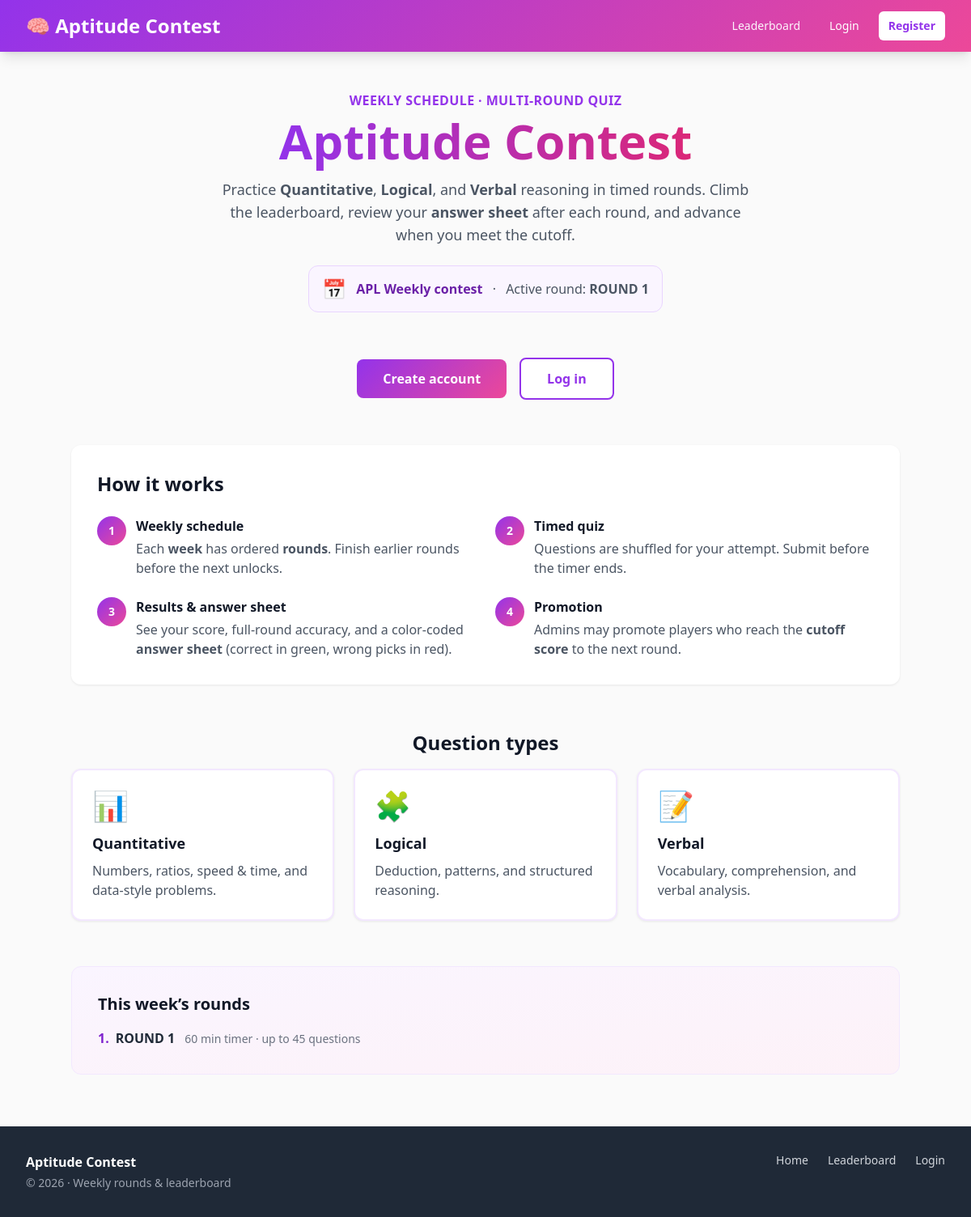
The page / on the database its author committed.
### contest/models.py (models this page shows, shortened)
class Week(models.Model):
    title = models.CharField(max_length=100, unique=True)
    start_date = models.DateField()
    end_date = models.DateField()
    is_active = models.BooleanField(default=False)
    class Meta:
        ordering = ["-start_date"]
        verbose_name = "Week"
        verbose_name_plural = "Weeks (schedule)"

class Round(models.Model):
    week = models.ForeignKey(Week, on_delete=models.CASCADE, related_name="rounds")
    round_name = models.CharField(max_length=100)
    order_number = models.PositiveIntegerField(default=1)
    is_active = models.BooleanField(default=False)
    duration_seconds = models.PositiveIntegerField(
        default=1800,
        help_text="Quiz timer for this round (seconds). Default 1800 = 30 minutes.",
    )
    total_questions = models.PositiveIntegerField(
        default=30,
        help_text="Max number of questions to show in this round (picks first N by order).",
    )
    promotion_cutoff_score = models.PositiveIntegerField(
        null=True,
        blank=True,
        help_text=(
            "Minimum total score on this round to qualify for the next round. "
            "Admin uses this for promotion (list action + button). Leave empty to disable."
        ),
    )
    class Meta:
        ordering = ["week", "order_number", "id"]
        unique_together = [("week", "order_number"), ("week", "round_name")]
        verbose_name = "Round"
        verbose_name_plural = "Rounds (all weeks)"

### contest/views.py (the view)
# urls.py: path('', views.home, name='home'),
def home(request):
    active_week = get_active_week()
    active_round = get_active_round_for_week(active_week)
    rounds_preview = []
    if active_week:
        rounds_preview = list(
            active_week.rounds.order_by("order_number", "id").values(
                "round_name", "order_number", "duration_seconds", "total_questions"
            )[:12]
        )
    return render(
        request,
        "home.html",
        {
            "active_week": active_week,
            "active_round": active_round,
            "rounds_preview": rounds_preview,
        },
    )

### contest/templatetags/contest_extras.py (called while the page is built)
@register.filter(name="duration_fmt")
def duration_fmt(value):
    return format_duration_seconds(value)

### contest/time_display.py (called while the page is built, shortened)
def format_duration_seconds(seconds) -> str:
    try:
        s = int(seconds)
    except (TypeError, ValueError):
        return "—"
    s = max(0, s)
    if s < 60:
        return f"{s} sec" if s != 1 else "1 sec"
    m_total, sec = divmod(s, 60)
    if m_total < 120:
        if sec:
            return f"{m_total} min {sec} sec"
        return f"{m_total} min" if m_total != 1 else "1 min"

### contest/views.py (called while the page is built)
def get_active_week():
    return Week.objects.filter(is_active=True).first()

def get_active_round_for_week(week):
    if not week:
        return None
    return week.rounds.filter(is_active=True).order_by("order_number").first()

### templates/home.html (shortened to what this page needs)
{% extends 'base.html' %}
{% load contest_extras %}
{% block content %}
<div class="w-full max-w-5xl mx-auto min-w-0 space-y-10 sm:space-y-14 pb-8">
    <section class="text-center px-1 sm:px-0 pt-2 sm:pt-4">
        <p class="text-sm sm:text-base font-semibold text-purple-600 uppercase tracking-wide mb-2">
            Weekly schedule · Multi-round quiz
        </p>
        <h1 class="text-3xl sm:text-4xl md:text-5xl lg:text-6xl font-extrabold leading-tight mb-4">
            <span class="bg-gradient-to-r from-purple-600 to-pink-600 bg-clip-text text-transparent">
            </span>
        </h1>
        <p class="text-base sm:text-lg text-gray-600 max-w-2xl mx-auto mb-6">
            Practice <strong>Quantitative</strong>, <strong>Logical</strong>, and <strong>Verbal</strong> reasoning in timed rounds.
            Climb the leaderboard, review your <strong>answer sheet</strong> after each round, and advance when you meet the cutoff.
        </p>
        {% if active_week %}
        <div class="inline-flex flex-col sm:flex-row sm:items-center gap-2 sm:gap-3 px-4 py-3 rounded-xl bg-purple-50 border border-purple-200 text-left sm:text-center max-w-lg mx-auto">
            <span class="text-2xl" aria-hidden="true">📅</span>
            <div class="text-sm sm:text-base text-gray-800">
                <span class="font-bold text-purple-800">{{ active_week.title }}</span>
                {% if active_round %}
                <span class="block sm:inline sm:before:content-['·'] sm:before:mx-2 text-gray-600">
                    Active round: <strong>{{ active_round.round_name }}</strong>
                </span>
                {% else %}
                <span class="block sm:inline text-amber-700 text-sm mt-1 sm:mt-0">Waiting for admin to activate a round.</span>
                {% endif %}
            </div>
        </div>
        {% else %}
        <p class="text-sm text-amber-800 bg-amber-50 border border-amber-200 rounded-lg px-4 py-3 max-w-md mx-auto">
            No active week right now. Check back after the organizer opens the contest.
        </p>
        {% endif %}
    </section>
    <section class="flex flex-col sm:flex-row flex-wrap justify-center items-stretch sm:items-center gap-3 sm:gap-4 px-2">
        {% if user.is_authenticated %}
            <a href="{% url 'dashboard' %}" class="btn-primary w-full sm:w-auto text-center py-3.5 sm:py-3 min-h-[48px] flex items-center justify-center">
                Open dashboard
            </a>
            <a href="{% url 'leaderboard' %}" class="btn-secondary w-full sm:w-auto text-center py-3.5 sm:py-3 min-h-[48px] flex items-center justify-center">
                Leaderboard
            </a>
        {% else %}
            <a href="{% url 'register' %}" class="btn-primary w-full sm:w-auto text-center py-3.5 sm:py-3 min-h-[48px] flex items-center justify-center">
                Create account
            </a>
            <a href="{% url 'login' %}" class="btn-secondary w-full sm:w-auto text-center py-3.5 sm:py-3 min-h-[48px] flex items-center justify-center">
                Log in
            </a>
        {% endif %}
    </section>
    <section class="card p-5 sm:p-8">
        <h2 class="text-xl sm:text-2xl font-bold text-gray-900 mb-4 sm:mb-6 text-center sm:text-left">
            How it works
        </h2>
        <ol class="grid gap-4 sm:gap-6 sm:grid-cols-2">
            <li class="flex gap-3">
                <span class="flex-shrink-0 w-9 h-9 rounded-full gradient-purple-pink text-white font-bold flex items-center justify-center text-sm">1</span>
                <div>
                    <h3 class="font-semibold text-gray-900">Weekly schedule</h3>
                    <p class="text-sm sm:text-base text-gray-600 mt-1">Each <strong>week</strong> has ordered <strong>rounds</strong>. Finish earlier rounds before the next unlocks.</p>
                </div>
            </li>
            <li class="flex gap-3">
                <span class="flex-shrink-0 w-9 h-9 rounded-full gradient-purple-pink text-white font-bold flex items-center justify-center text-sm">2</span>
                <div>
                    <h3 class="font-semibold text-gray-900">Timed quiz</h3>
                    <p class="text-sm sm:text-base text-gray-600 mt-1">Questions are shuffled for your attempt. Submit before the timer ends.</p>
                </div>
            </li>
            <li class="flex gap-3">
                <span class="flex-shrink-0 w-9 h-9 rounded-full gradient-purple-pink text-white font-bold flex items-center justify-center text-sm">3</span>
                <div>
                    <h3 class="font-semibold text-gray-900">Results &amp; answer sheet</h3>
                    <p class="text-sm sm:text-base text-gray-600 mt-1">See your score, full-round accuracy, and a color-coded <strong>answer sheet</strong> (correct in green, wrong picks in red).</p>
                </div>
            </li>
            <li class="flex gap-3">
                <span class="flex-shrink-0 w-9 h-9 rounded-full gradient-purple-pink text-white font-bold flex items-center justify-center text-sm">4</span>
                <div>
                    <h3 class="font-semibold text-gray-900">Promotion</h3>
                    <p class="text-sm sm:text-base text-gray-600 mt-1">Admins may promote players who reach the <strong>cutoff score</strong> to the next round.</p>
                </div>
            </li>
        </ol>
    </section>
    <section>
        <h2 class="text-xl sm:text-2xl font-bold text-gray-900 mb-4 text-center">Question types</h2>
        <div class="grid grid-cols-1 sm:grid-cols-3 gap-4 sm:gap-6">
            <div class="card p-5 sm:p-6 border-2 border-purple-100 hover:border-purple-200 transition">
                <div class="text-3xl sm:text-4xl mb-3" aria-hidden="true">📊</div>
                <h3 class="text-lg font-bold text-gray-900 mb-2">Quantitative</h3>
                <p class="text-sm sm:text-base text-gray-600">Numbers, ratios, speed &amp; time, and data-style problems.</p>
            </div>
            <div class="card p-5 sm:p-6 border-2 border-purple-100 hover:border-purple-200 transition">
                <div class="text-3xl sm:text-4xl mb-3" aria-hidden="true">🧩</div>
                <h3 class="text-lg font-bold text-gray-900 mb-2">Logical</h3>
                <p class="text-sm sm:text-base text-gray-600">Deduction, patterns, and structured reasoning.</p>
            </div>
            <div class="card p-5 sm:p-6 border-2 border-purple-100 hover:border-purple-200 transition sm:col-span-1 col-span-1">
                <div class="text-3xl sm:text-4xl mb-3" aria-hidden="true">📝</div>
                <h3 class="text-lg font-bold text-gray-900 mb-2">Verbal</h3>
                <p class="text-sm sm:text-base text-gray-600">Vocabulary, comprehension, and verbal analysis.</p>
            </div>
        </div>
    </section>
    {% if rounds_preview %}
    <section class="rounded-xl bg-gradient-to-br from-purple-50 to-pink-50 border border-purple-100 p-5 sm:p-8">
        <h2 class="text-lg sm:text-xl font-bold text-gray-900 mb-4">This week&rsquo;s rounds</h2>
        <ul class="space-y-2 sm:space-y-3">
            {% for r in rounds_preview %}
            <li class="flex flex-wrap items-baseline gap-x-2 gap-y-1 text-sm sm:text-base text-gray-800">
                <span class="font-bold text-purple-700 tabular-nums">{{ r.order_number }}.</span>
                <span class="font-semibold">{{ r.round_name }}</span>
                <span class="text-gray-500 text-xs sm:text-sm w-full sm:w-auto sm:ml-1">
                    {{ r.duration_seconds|duration_fmt }} timer · up to {{ r.total_questions }} questions
                </span>
            </li>
            {% endfor %}
        </ul>
    </section>
    {% endif %}
</div>
{% endblock %}

### templates/base.html (style rules this page uses)
body { background-color: #fafafa; color: #111827; -webkit-tap-highlight-color: transparent; }
.gradient-purple-pink { background: linear-gradient(135deg, #9333ea 0%, #ec4899 100%); }
.btn-primary { background: linear-gradient(135deg, #9333ea 0%, #ec4899 100%); color: white; padding: 0.75rem 1.5rem; border-radius: 0.5rem; font-weight: 600; transition: transform 0.2s, box-shadow 0.2s; display: inline-block; text-align: center; touch-action: manipulation; min-height: 44px; }
@media (min-width: 640px) { .btn-primary { padding: 0.75rem 2rem; } }
.btn-secondary { background: white; color: #9333ea; border: 2px solid #9333ea; padding: 0.75rem 1.5rem; border-radius: 0.5rem; font-weight: 600; transition: transform 0.2s, background 0.2s; display: inline-block; text-align: center; touch-action: manipulation; min-height: 44px; }
@media (min-width: 640px) { .btn-secondary { padding: 0.75rem 2rem; } }
.card { background: white; border-radius: 0.75rem; box-shadow: 0 1px 3px 0 rgba(0, 0, 0, 0.08); transition: box-shadow 0.3s; }

### rows shown on the page
Week: title "APL Weekly contest"
Round: round_name "ROUND 1", order_number "1", duration_seconds|duration_fmt "60 min", total_questions "45"
